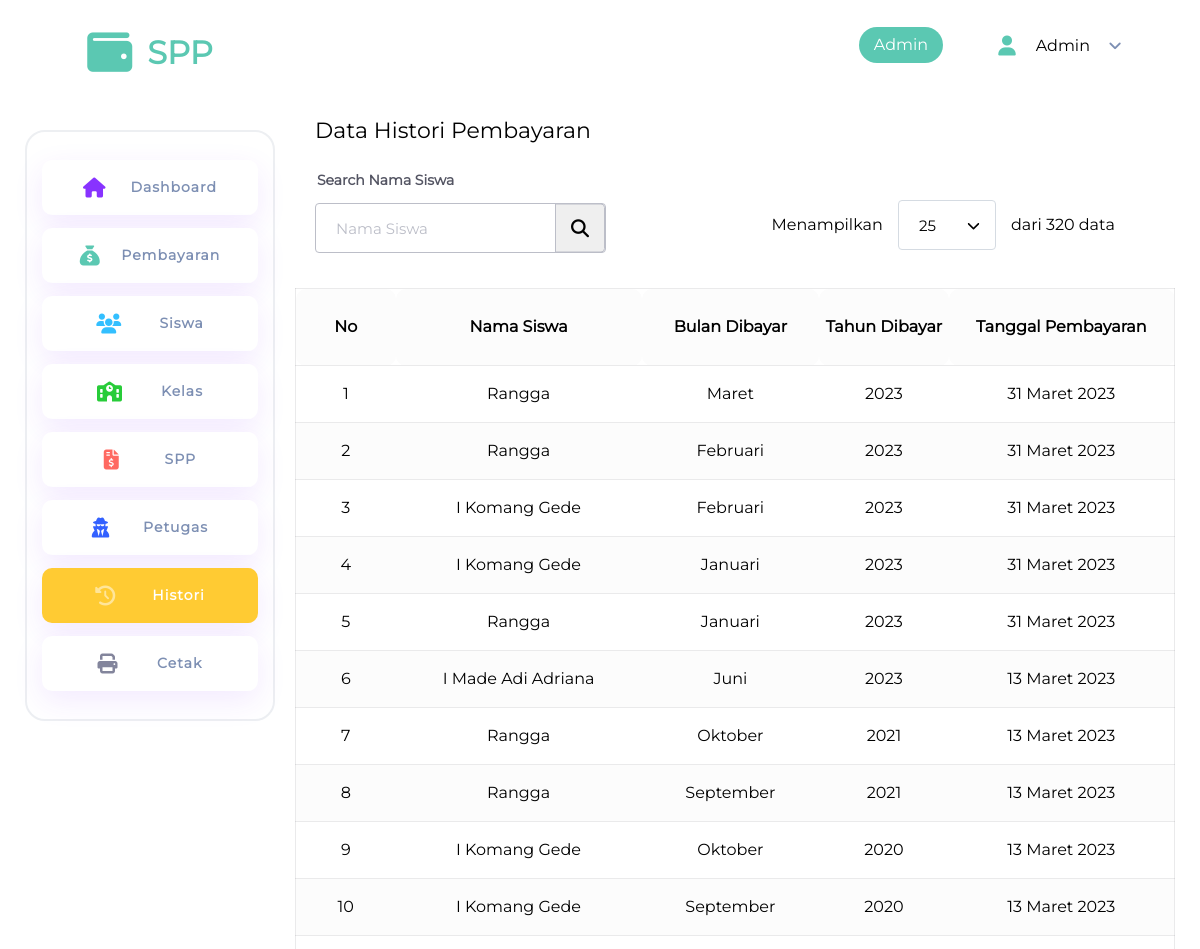
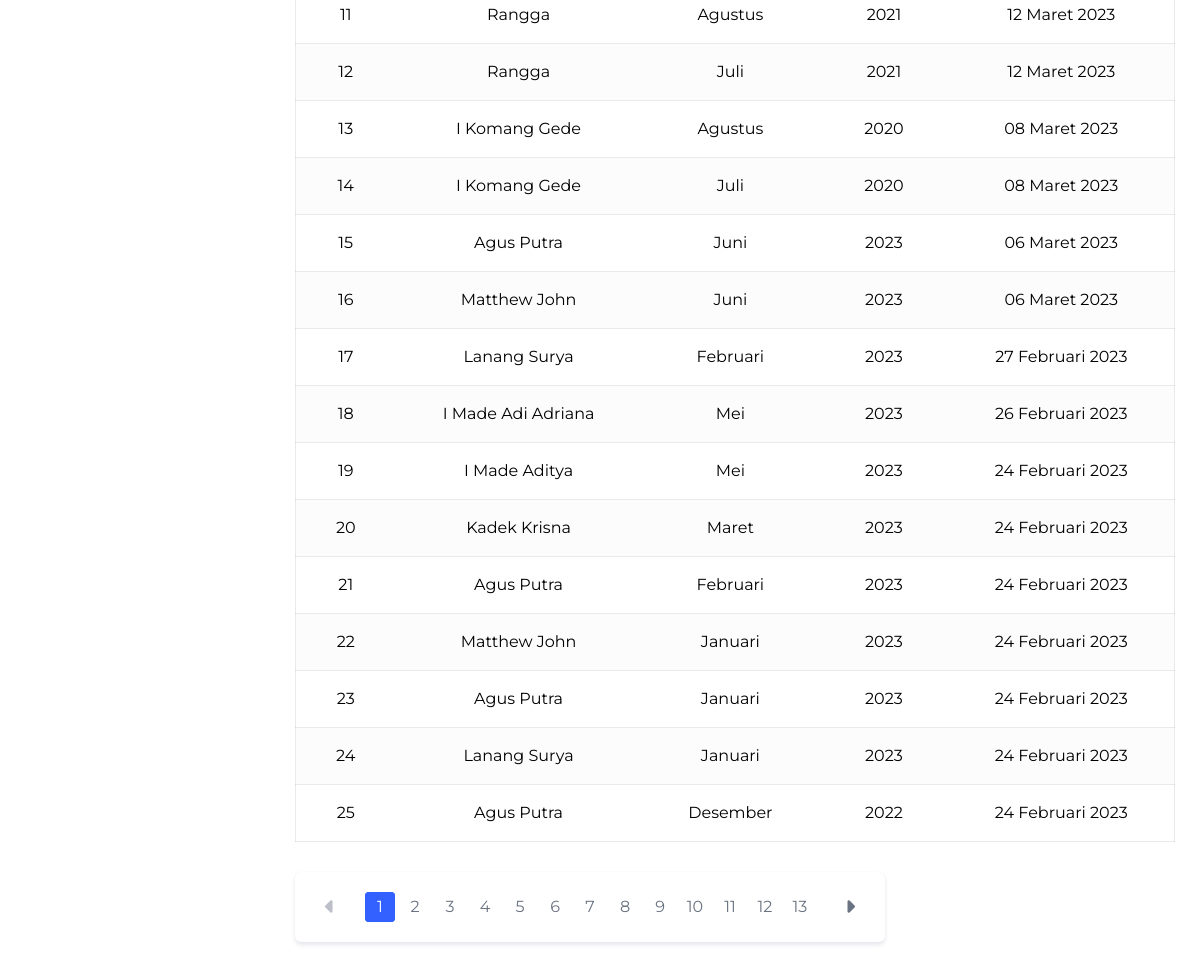
The app's page /histori/index.php (signed in) with its own data (2 pictures, top to bottom).
### tables this page shows
CREATE TABLE `pembayaran` (
  `id_pembayaran` int(11) NOT NULL,
  `id_petugas` int(11) DEFAULT NULL,
  `nis` int(11) NOT NULL,
  `tanggal_pembayaran` date NOT NULL,
  `tahun` year(4) NOT NULL,
  `bulan` int(11) NOT NULL,
  `nominal` int(11) NOT NULL
);

CREATE TABLE `siswa` (
  `nis` int(11) NOT NULL,
  `nisn` int(11) NOT NULL,
  `nama` varchar(100) NOT NULL,
  `email` varchar(200) NOT NULL,
  `password` varchar(255) NOT NULL,
  `id_kelas` int(11) NOT NULL,
  `agama` enum('Hindu','Islam','Kristen Protestan','Kristen Katolik','Konghucu','Buddha') DEFAULT NULL,
  `jk` enum('Laki-Laki','Perempuan') NOT NULL,
  `no_telp` varchar(20) NOT NULL,
  `alamat` varchar(150) NOT NULL
);

### app/validation.php (called while the page is built, shortened)
<?php
function isLogin()
{
    return isset($_SESSION['login']);
}
function getLevel()
{
    return (isLogin()) ? $_SESSION['login']['auth'] : null;
}
function getUName()
{
    return (isLogin()) ? $_SESSION['login']['nama'] : null;
}
function isAdmin()
{
    return getLevel() == "admin";
}
function sanitize($text)
{
    if (is_string($text)) {
        return filter_var($text, FILTER_SANITIZE_SPECIAL_CHARS);
    } else if (is_numeric($text)) {
        if (is_integer($text)) {
            return filter_var($text, FILTER_SANITIZE_NUMBER_INT);
        } else if (is_float($text)) {
            return filter_var($text, FILTER_SANITIZE_NUMBER_FLOAT);
        }
    }
    return $text;
}

### app/query.php (called while the page is built, shortened)
<?php
function query($query, $returnFetch = true, $returnInArray = false)
{
    global $koneksi;
    $query = mysqli_query($koneksi, $query);
    return $query;
}
function totalDataHistory($search)
{
    return mysqli_num_rows(query("SELECT * FROM pembayaran JOIN siswa using(nis) WHERE siswa.nama LIKE '%$search%' ORDER BY tanggal_pembayaran DESC ", false));
}
function dataHistory($start, $limit, $search = null)
{
    $start = sanitize($start);
    $limit = sanitize($limit);
    $search = sanitize($search);
    $total = mysqli_num_rows(query("SELECT * FROM pembayaran JOIN siswa using(nis) WHERE siswa.nama LIKE '%$search%' ORDER BY tanggal_pembayaran DESC", false));
    $start = $start - 1;
    $start = $start * $limit;
    $data = query("SELECT * FROM pembayaran JOIN siswa using(nis) WHERE siswa.nama LIKE '%$search%' ORDER BY tanggal_pembayaran DESC, tahun DESC, bulan DESC LIMIT $start, $limit", false);
    $pagination = $total / $limit;
    return [$data, intval(ceil($pagination)), $total];
}

### histori/index.php (the view, shortened to what this page needs)
<?php
include '../templates/header.php';
$limit = 10;
if (isset($_GET['page']) and $_GET['page']) {
    $page = intval($_GET['page']);
} else {
    $page = 1;
}
if (totalDataHistory($search ?? '') > 100 and !isset($_GET['limit'])) {
    $limit = 25;
}
$dataHistory = dataHistory($page, $limit, $search ?? null);
?>
<link rel="stylesheet" href="<?=homeUrl()?>/assets/css/page/form.css">
<h1 class="page-title">Data Histori Pembayaran</h1>
<div class="header-container">
    <form action="" method="get">
        <div class="input-group">
            <label for="">Search Nama Siswa</label>
            <div class="input-icon">
                <input class="input c-green bg-outline" type="text" name="search"
                    value="<?=isset($_GET['search']) && $_GET['search'] ? $search : "";?>" placeholder="Nama Siswa">
                <button type="submit" class="button bg-white icon">
                    <span class="ico ico-search ico-2x c-black"></span>
                </button>
            </div>
        </div>
    </form>
    <div class="form" style="margin-top: 25px; display: flex; align-items: center; gap: 15px;">
        <span>Menampilkan</span>
        <form action="">
            <div class="input-group">
                <select name="limit" id="" class="input" onchange="this.form.submit()">
                    <option value="25" <?=$limit == "25" ? "selected" : ""?>>25</option>
                </select>
            </div>
        </form>
        <span>dari <?=$dataHistory[2]?> data</span>
    </div>
</div>
<?php
if (mysqli_num_rows($dataHistory[0]) > 0) {?>
<table class="table" style="text-align: center;">
    <thead>
        <tr>
            <th>No</th>
            <th>Nama Siswa</th>
            <th>Bulan Dibayar</th>
            <th>Tahun Dibayar</th>
            <th>Tanggal Pembayaran</th>
        </tr>
    </thead>
    <tbody>
        <?php
    $noStart = ($page - 1) * $limit;
    foreach ($dataHistory[0] as $history):
    ?>
        <tr>
            <td><?=$noStart + 1?></td>
            <td><?=ucfirst($history['nama'])?></td>
            <td align="center"><?=BULAN[$history['bulan'] - 1]?></td>
            <td align="center"><?=$history['tahun']?></td>
            <td align="center"><?=strToDate("d", $history['tanggal_pembayaran'])?>
                <?=BULAN[strToDate("n", $history['tanggal_pembayaran']) - 1]?>
                <?=strToDate("Y", $history['tanggal_pembayaran'])?></td>
        </tr>
        <?php
    $noStart++;
    endforeach;
    ?>
    </tbody>
</table>
<div class="pagination-wrapper">
    <div class="before">
        <?php if ($page > 1): ?>
        <li class="before"><a
                href="?page=<?=$page - 1?><?=isset($_GET['search']) ? '&search=' . $search : ''?><?=isset($_GET['limit']) ? '&limit=' . $limit : '';?>"><span
                    class="ico ico-caret-left"></span></a></li>
        <?php else: ?>
        <li class="before"><a disabled><span class="ico ico-caret-left " style="color: var(--color-gray)"></span></a>
        </li>
        <?php endif;?>
    </div>
    <ol class="pagination">
        <?php for ($i = 1; $i < $dataHistory[1] + 1; $i++) {?>
        <li class="<?=$page == $i ? 'active' : ''?>"><a
                href="?page=<?=$i?><?=isset($_GET['search']) ? '&search=' . $search : ''?><?=isset($_GET['limit']) ? '&limit=' . $limit : ''?> "><?=$i?></a>
        </li>
        <?php }?>
    </ol>
    <div class="after">
        <?php if ($page < $dataHistory[1]): ?>
        <li class="after"><a
                href="?page=<?=$page + 1?><?=isset($_GET['search']) ? '&search=' . $search : ''?><?=isset($_GET['limit']) ? '&limit=' . $limit : ''?> "><span
                    class="ico ico-caret-right"></span></a></li>
        <?php else: ?>
        <li class="before"><a disabled><span class="ico ico-caret-right " style="color: var(--color-gray)"></span></a>
        </li>
        <?php endif;?>
    </div>
</div>
<?php } else {
    setAlert("Data Tidak Ditemukan!", " bg-red", "ico-exclamation-circle");
}?>
<?php include '../templates/footer.php';?>

### templates/header.php (shortened to what this page needs)
<!DOCTYPE html>
<html lang="en">
<head>
    <link rel="stylesheet" href="<?=homeUrl()?>/assets/css/reset.css">
    <link rel="stylesheet" href="<?=homeUrl()?>/assets/css/app.css">
</head>
<body>
    <div class="container">
        <nav class="sidebar">
            <div class="sidebar-brand">
                <a href="<?=homeUrl()?>/uk">
                    <li class="ico ico-logo c-green"></li>
                    <h1 class="c-green">SPP</h1>
                </a>
            </div>
            <div class="sidebar-content">
                <?php if (isAdmin()): ?>
                <a href="<?=homeUrl()?>/dashboard/" class="sidebar-item <?php active("dashboard")?>">
                    <li class="ico ico-house"></li>
                    <span class="c-secondary">Dashboard</span>
                </a>
                <a href="<?=homeUrl()?>/pembayaran/" class="sidebar-item <?php active("pembayaran")?>">
                    <li class="ico ico-sack-dollar c-green"></li>
                    <span class="c-secondary">Pembayaran</span>
                </a>
                <a href="<?=homeUrl()?>/siswa/" class="sidebar-item <?php active("siswa")?>">
                    <li class="ico ico-users c-info"></li>
                    <span class="c-secondary">Siswa
                    </span>
                </a>
                <a href="<?=homeUrl()?>/kelas/" class="sidebar-item <?php active("kelas")?>">
                    <li class="ico ico-classroom c-success"></li>
                    <span class="c-secondary">Kelas</span>
                </a>
                <a href="<?=homeUrl()?>/spp/" class="sidebar-item <?php active("spp")?>">
                    <li class="ico ico-file-dollar c-red"></li>
                    <span class="c-secondary">SPP</span>
                </a>
                <a href="<?=homeUrl()?>/petugas/" class="sidebar-item <?php active("petugas")?>">
                    <li class="ico ico-user-secret c-sky"></li>
                    <span class="c-secondary">Petugas</span>
                </a>
                <a href="<?=homeUrl()?>/histori/" class="sidebar-item <?php active("histori")?>">
                    <li class="ico ico-history c-warning"></li>
                    <span class="c-secondary">Histori</span>
                </a>
                <a href="<?=homeUrl()?>/print/" class="sidebar-item <?php active("print")?>">
                    <li class="ico ico-print c-gray"></li>
                    <span class="c-secondary">Cetak</span>
                </a>
                <?php endif;?>
            </div>
        </nav>
        <div class="content">
            <nav class="navbar">
                <div class="navbar-badge">
                    <div class="badge bg-green c-white" style="padding: 10px 15px;">
                        <?=ucfirst(getLevel());?>
                    </div>
                </div>
                <div class="navbar-user">
                    <div class="dropdown dropdown-right">
                        <button class="button button-transparent" style="display: flex; align-items:center; height: 50px;
                        " data-toggle="dropdown">
                            <li class="ico ico-user navbar-user-img c-green" style="margin-right: 20px"></li>
                            <span class="navbar-user-name"><?=ucfirst(getUName())?></span>
                            <li class="ico ico-angle-down c-secondary navbar-angle-down"></li>
                        </button>
                    </div>
                </div>
            </nav>
            <main>

### app/functions.php (shortened to what this page needs)
<?php
function active(String $key){
    $filePath = explode('/', $_SERVER['REQUEST_URI']);
    $filePath = $filePath[2];
    echo ($filePath == $key) ? "active" : "";
}
function strToDate($format, $time)
{
    return date($format, strtotime($time));
}
function homeUrl()
{
    return (isset($_SERVER['HTTPS']) && $_SERVER['HTTPS'] === 'on' ? "https" : "http") . "://$_SERVER[HTTP_HOST]/" . searchUrl(3);
}
function searchUrl($urlArrayNum = 0)
{
    $pathInPieces = explode('\\', __DIR__);
    return $pathInPieces[$urlArrayNum];
}

### templates/footer.php (shortened to what this page needs)
</main>
</div>
</div>
</body>
</html>

### assets/css/app.css (style rules this page uses)
*, body, html { position: relative; margin: 0; padding: 0; box-sizing: border-box; font-family: "Montserrat", sans-serif !important; -webkit-font-smoothing: antialiased; }
a { text-decoration: none; color: #0056b3; }
label { font-family: "Nunito"; display: block; font-style: normal; font-weight: 600; font-size: 14px; line-height: 16px; margin: 0 0 5px 2px; color: var(--neutral-gray-dark); }
.container { position: relative; display: flex; padding: 0 0 0 25px; min-height: 100vh; }
.sidebar { display: flex; flex-direction: column; align-items: center; position: fixed; width: 250px; height: 100%; gap: 20px; z-index: 4; background-color: white; flex-wrap: nowrap; margin-bottom: 10px; }
.sidebar-brand { padding: 10px; height: 100px; }
.sidebar-brand > a { display: flex; gap: 15px; align-items: center; margin-top: 20px; }
.sidebar-brand h1 { font-size: 2rem; font-weight: 600; color: var(--color-primary); }
.sidebar-brand li { font-size: var(--logo-size); }
.sidebar-content { margin: 10px 0; border: 2px solid #edeff2; background-color: white; border-radius: 20px; padding: 15px; width: 100%; }
.sidebar-item { margin: 13px 0; display: flex; width: 100%; height: 55px; box-shadow: 0 10px 30px rgba(136, 51, 255, 0.1); border-radius: 10px; align-items: center; justify-content: space-evenly; padding: 0 1rem; background-color: white; cursor: pointer; transition: all ease-in-out 250ms; }
.sidebar-item span { color: var(--color-primary); font-weight: 600; font-size: 14px; line-height: 25px; letter-spacing: 1px; }
.sidebar-item.active > li { color: rgba(255, 255, 255, 0.5) !important; }
.sidebar-item.active > span { color: white !important; }
.sidebar-item.active { background-color: var(--color-primary); }
.sidebar-item.active:has(.c-warning) { background-color: var(--color-warning) !important; }
.navbar { display: flex; position: relative; flex-wrap: nowrap; justify-content: flex-end; align-items: center; height: 90px; padding: 15px; margin-bottom: 25px; overflow: visible; background-color: white; }
.navbar-user { display: inherit; justify-content: center; align-items: center; gap: 20px; margin: 0 45px; overflow: visible; }
.navbar-user-img { font-size: 20px; }
.navbar-angle-down { font-size: 15px !important; width: 30px; height: 30px; display: flex; justify-content: center; align-items: center; cursor: pointer; }
.navbar-user-name { font-size: 16px; margin-right: 10px; }
li { list-style-type: none; }
.sidebar-item.active > .ico { color: white; }
.content { position: relative; width: 100%; }
main { padding: 0 25px 0 30px; margin-left: 15rem; margin-bottom: 3rem; }
.page-title { font-size: 22px; margin: 30px 20px; }
.navbar-user .dropdown { display: flex; align-items: center; }

### assets/css/page/form.css (style rules this page uses)
.header-container { display: grid; grid-template-columns: auto auto; justify-content: space-between; align-items: center; padding: 0 40px 0 0; margin: 0 20px 35px 20px; gap: 15px; justify-items: end; }
.input-icon .input { width: 100% !important; }

### assets/css/components/colors.css (style rules this page uses)
:root { --color-danger: rgb(255 102 51); --color-info: rgb(51 191 255); --color-success: rgb(40 204 57); --color-sky: rgb(51 97 255); --color-warning: rgb(255 203 51); --color-primary: rgb(136 51 255); --color-secondary: rgb(125 143 179); --color-green-pastel: rgb(91 200 178); --color-red-pastel: rgb(255 105 97); --color-yellow-pastel: rgb(253 253 150); --neutral-gray-dark: rgb(84 85 99); --neutral-black: rgb(43 43 67); --neutral-gray: rgb(131 133 156); --color-gray: rgb(188 190 200); --badge-bg-success: rgb(235 249 241); --badge-success: rgb(31 146 84); --badge-bg-danger: rgb(251 231 232); --badge-danger: rgb(163 13 17); --badge-bg-warning: rgb(242 242 186); --badge-warning: rgb(163 83 13); --badge-bg-info: rgba(188, 186, 242, 0.45); --badge-info: rgb(31, 13, 163); --hover-brightness: 0.9; --icon-size: 20px; --logo-size: 45px; }
.c-black { color: black !important; }
.c-white { color: white !important; }
.c-success { color: var(--color-success) !important; }
.c-secondary { color: var(--color-secondary) !important; }
.c-warning { color: var(--color-warning) !important; }
.c-sky { color: var(--color-sky) !important; }
.c-info { color: var(--color-info) !important; }
.c-green { color: var(--color-green-pastel) !important; }
.c-red { color: var(--color-red-pastel) !important; }
.c-gray { color: var(--neutral-gray); }
.bg-green { background-color: var(--color-green-pastel) !important; }
.bg-outline { background-color: white !important; border: 1px solid var(--color-gray) !important; }

### assets/css/components/breadcrumb.css (style rules this page uses)
ol { margin: 0; }

### records on screen
pembayaran: nis.nama "Rangga", bulan "Maret", tahun "2023", tanggal_pembayaran "31", tanggal_pembayaran "Maret", tanggal_pembayaran "2023"
pembayaran: nis.nama "Rangga", bulan "Februari", tahun "2023", tanggal_pembayaran "31", tanggal_pembayaran "Maret", tanggal_pembayaran "2023"
pembayaran: nis.nama "I Komang Gede", bulan "Februari", tahun "2023", tanggal_pembayaran "31", tanggal_pembayaran "Maret", tanggal_pembayaran "2023"
pembayaran: nis.nama "I Komang Gede", bulan "Januari", tahun "2023", tanggal_pembayaran "31", tanggal_pembayaran "Maret", tanggal_pembayaran "2023"
pembayaran: nis.nama "Rangga", bulan "Januari", tahun "2023", tanggal_pembayaran "31", tanggal_pembayaran "Maret", tanggal_pembayaran "2023"
pembayaran: nis.nama "I Made Adi Adriana", bulan "Juni", tahun "2023", tanggal_pembayaran "13", tanggal_pembayaran "Maret", tanggal_pembayaran "2023"
pembayaran: nis.nama "Rangga", bulan "Oktober", tahun "2021", tanggal_pembayaran "13", tanggal_pembayaran "Maret", tanggal_pembayaran "2023"
pembayaran: nis.nama "Rangga", bulan "September", tahun "2021", tanggal_pembayaran "13", tanggal_pembayaran "Maret", tanggal_pembayaran "2023"
pembayaran: nis.nama "I Komang Gede", bulan "Oktober", tahun "2020", tanggal_pembayaran "13", tanggal_pembayaran "Maret", tanggal_pembayaran "2023"
pembayaran: nis.nama "I Komang Gede", bulan "September", tahun "2020", tanggal_pembayaran "13", tanggal_pembayaran "Maret", tanggal_pembayaran "2023"
pembayaran: nis.nama "Rangga", bulan "Agustus", tahun "2021", tanggal_pembayaran "12", tanggal_pembayaran "Maret", tanggal_pembayaran "2023"
pembayaran: nis.nama "Rangga", bulan "Juli", tahun "2021", tanggal_pembayaran "12", tanggal_pembayaran "Maret", tanggal_pembayaran "2023"
pembayaran: nis.nama "I Komang Gede", bulan "Agustus", tahun "2020", tanggal_pembayaran "08", tanggal_pembayaran "Maret", tanggal_pembayaran "2023"
pembayaran: nis.nama "I Komang Gede", bulan "Juli", tahun "2020", tanggal_pembayaran "08", tanggal_pembayaran "Maret", tanggal_pembayaran "2023"
pembayaran: nis.nama "Agus Putra", bulan "Juni", tahun "2023", tanggal_pembayaran "06", tanggal_pembayaran "Maret", tanggal_pembayaran "2023"
pembayaran: nis.nama "Matthew John", bulan "Juni", tahun "2023", tanggal_pembayaran "06", tanggal_pembayaran "Maret", tanggal_pembayaran "2023"
pembayaran: nis.nama "Lanang Surya", bulan "Februari", tahun "2023", tanggal_pembayaran "27", tanggal_pembayaran "Februari", tanggal_pembayaran "2023"
pembayaran: nis.nama "I Made Adi Adriana", bulan "Mei", tahun "2023", tanggal_pembayaran "26", tanggal_pembayaran "Februari", tanggal_pembayaran "2023"
pembayaran: nis.nama "I Made Aditya", bulan "Mei", tahun "2023", tanggal_pembayaran "24", tanggal_pembayaran "Februari", tanggal_pembayaran "2023"
pembayaran: nis.nama "Kadek Krisna", bulan "Maret", tahun "2023", tanggal_pembayaran "24", tanggal_pembayaran "Februari", tanggal_pembayaran "2023"
pembayaran: nis.nama "Agus Putra", bulan "Februari", tahun "2023", tanggal_pembayaran "24", tanggal_pembayaran "Februari", tanggal_pembayaran "2023"
pembayaran: nis.nama "Matthew John", bulan "Januari", tahun "2023", tanggal_pembayaran "24", tanggal_pembayaran "Februari", tanggal_pembayaran "2023"
pembayaran: nis.nama "Agus Putra", bulan "Januari", tahun "2023", tanggal_pembayaran "24", tanggal_pembayaran "Februari", tanggal_pembayaran "2023"
pembayaran: nis.nama "Lanang Surya", bulan "Januari", tahun "2023", tanggal_pembayaran "24", tanggal_pembayaran "Februari", tanggal_pembayaran "2023"
pembayaran: nis.nama "Agus Putra", bulan "Desember", tahun "2022", tanggal_pembayaran "24", tanggal_pembayaran "Februari", tanggal_pembayaran "2023"

### other values on screen
getLevel() "Admin"
getUName() "Admin"
$dataHistory[2] "320"
